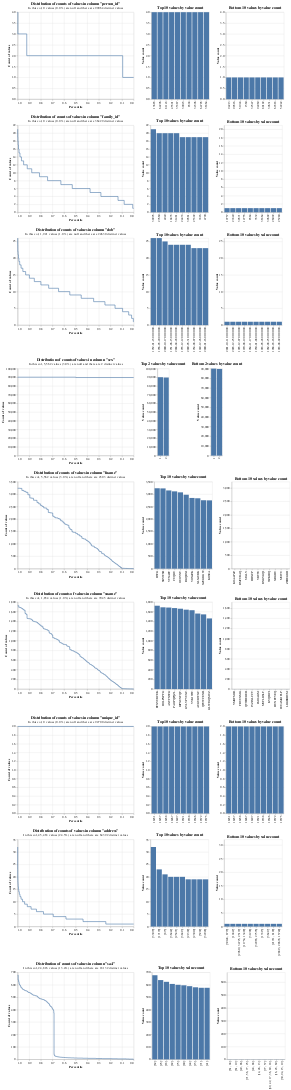

The notebook cell saved with this chart:
### Code cell
profile_columns(
    [df_l, df_r],
    db_api,
)
